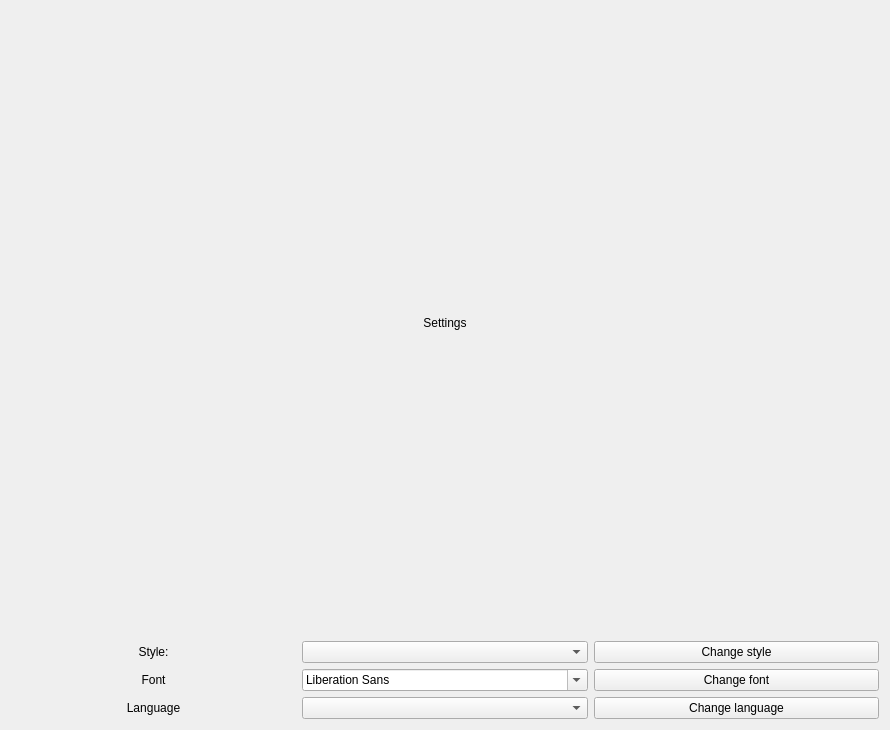
<?xml version="1.0" encoding="UTF-8"?>
<ui version="4.0">
 <class>settings_window</class>
 <widget class="QWidget" name="settings_window">
  <property name="geometry">
   <rect>
    <x>0</x>
    <y>0</y>
    <width>890</width>
    <height>730</height>
   </rect>
  </property>
  <property name="windowTitle">
   <string>Form</string>
  </property>
  <layout class="QVBoxLayout" name="verticalLayout_2">
   <item>
    <layout class="QGridLayout" name="gridLayout">
     <item row="0" column="0" colspan="3">
      <widget class="QLabel" name="label">
       <property name="sizePolicy">
        <sizepolicy hsizetype="Preferred" vsizetype="Preferred">
         <horstretch>0</horstretch>
         <verstretch>0</verstretch>
        </sizepolicy>
       </property>
       <property name="text">
        <string>Settings</string>
       </property>
       <property name="alignment">
        <set>Qt::AlignCenter</set>
       </property>
      </widget>
     </item>
     <item row="3" column="2">
      <widget class="QPushButton" name="changeLanguage_button">
       <property name="text">
        <string>Change language</string>
       </property>
      </widget>
     </item>
     <item row="1" column="0">
      <widget class="QLabel" name="label_2">
       <property name="text">
        <string>Style:</string>
       </property>
       <property name="alignment">
        <set>Qt::AlignCenter</set>
       </property>
      </widget>
     </item>
     <item row="1" column="2">
      <widget class="QPushButton" name="changeStyle_button">
       <property name="text">
        <string>Change style</string>
       </property>
      </widget>
     </item>
     <item row="1" column="1">
      <widget class="QComboBox" name="style_comboBox"/>
     </item>
     <item row="3" column="1">
      <widget class="QComboBox" name="language_comboBox"/>
     </item>
     <item row="3" column="0">
      <widget class="QLabel" name="label_3">
       <property name="text">
        <string>Language</string>
       </property>
       <property name="alignment">
        <set>Qt::AlignCenter</set>
       </property>
      </widget>
     </item>
     <item row="2" column="1">
      <widget class="QFontComboBox" name="fontComboBox"/>
     </item>
     <item row="2" column="2">
      <widget class="QPushButton" name="changeFont_button">
       <property name="text">
        <string>Change font</string>
       </property>
      </widget>
     </item>
     <item row="2" column="0">
      <widget class="QLabel" name="label_4">
       <property name="text">
        <string>Font</string>
       </property>
       <property name="alignment">
        <set>Qt::AlignCenter</set>
       </property>
      </widget>
     </item>
    </layout>
   </item>
  </layout>
 </widget>
 <resources/>
 <connections/>
</ui>
